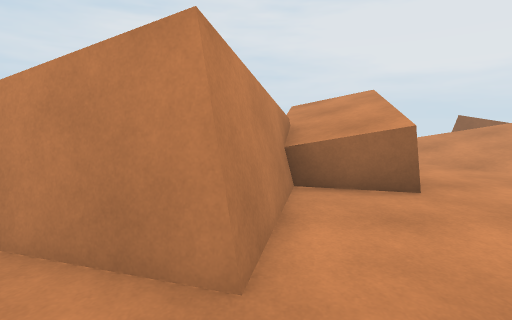
view 1 (above)

19 first-person views from a walk through a scene from a Unity 3-D project. The camera is 1.3 m above the floor, tilts 8° down and sees 85° across. The floor is counted in squares, 1 m on a side. Each view is taken from the middle of a square. On the plan, view 1 faces up. The plan holds only what a view shows up to about 13 squares ahead; the rest is blank. The place goes on beyond the plan. The player character is not drawn.

view 2
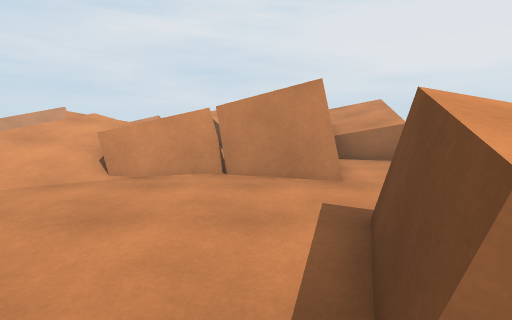

view 3
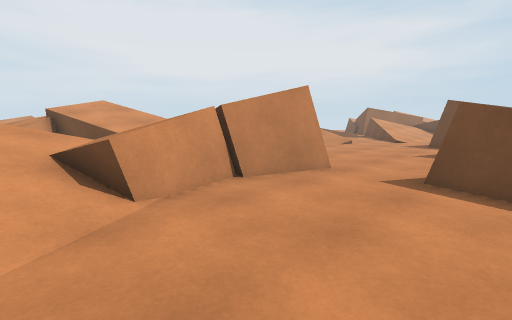

view 4
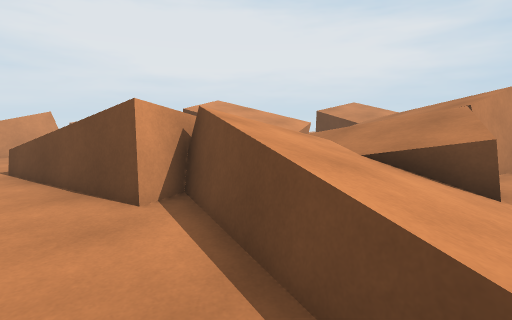

view 5
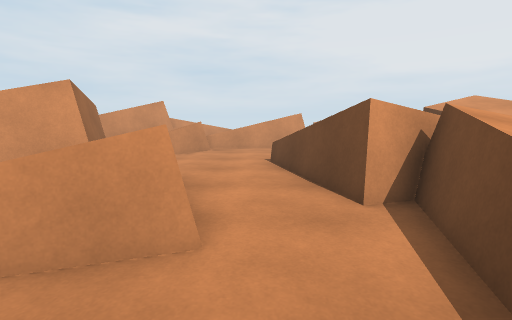

view 6
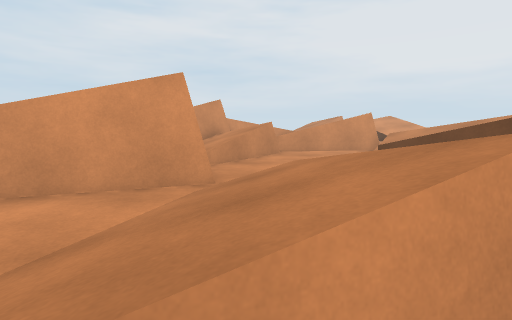

view 7
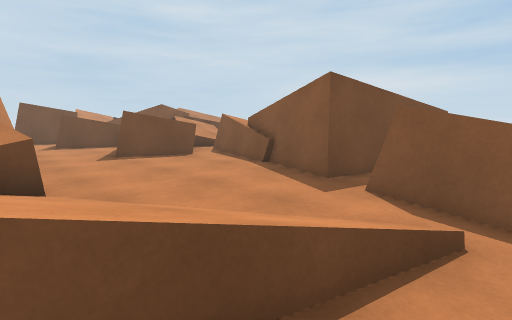

view 8
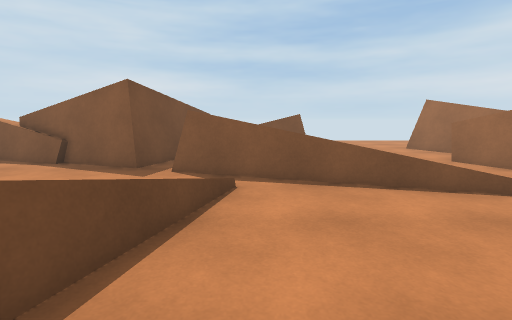

view 9
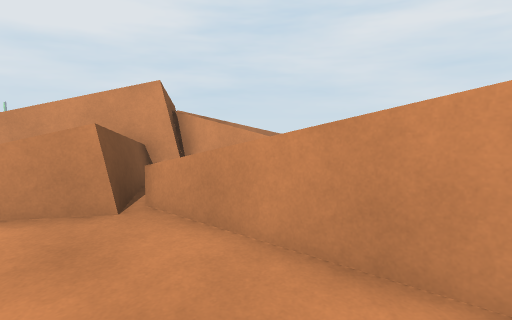

view 10
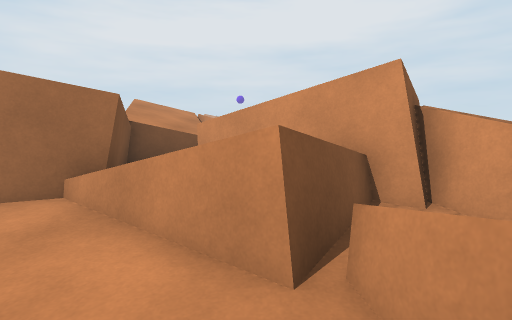

view 11
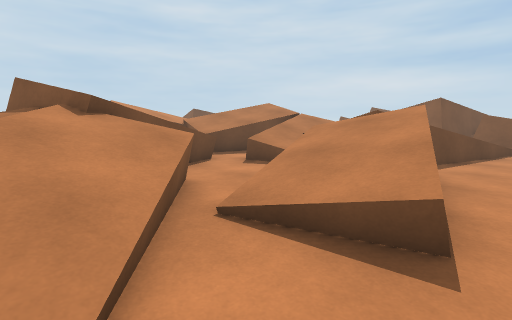

view 12
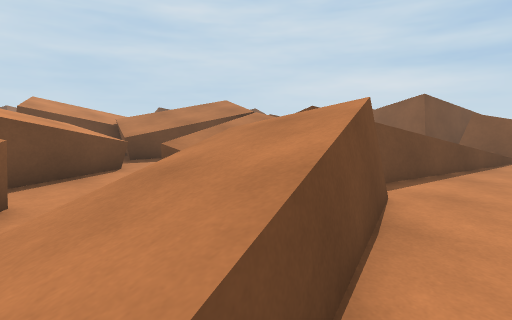

view 13
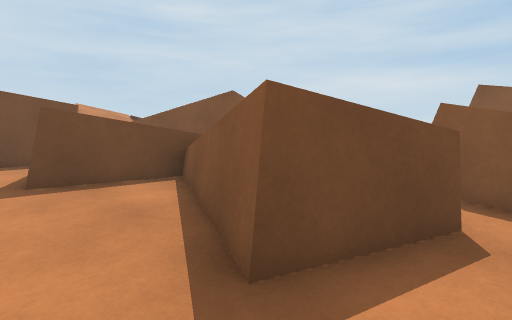

view 14
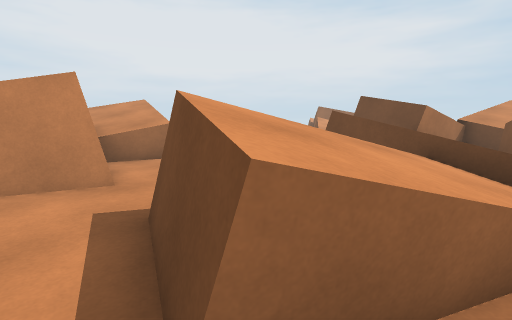

view 15
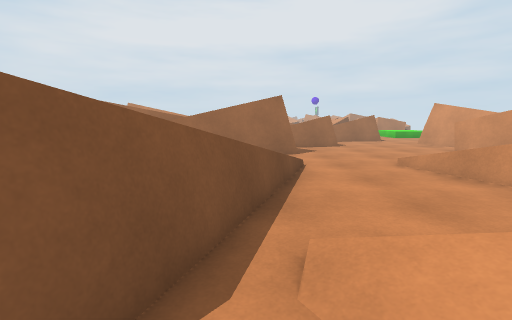

view 16
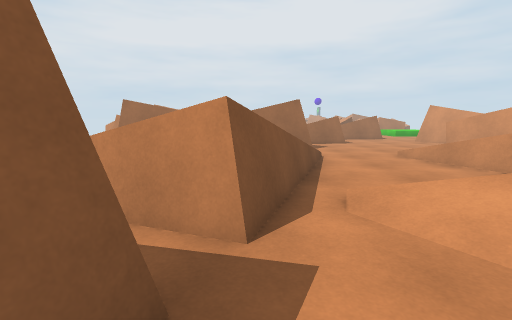

view 17
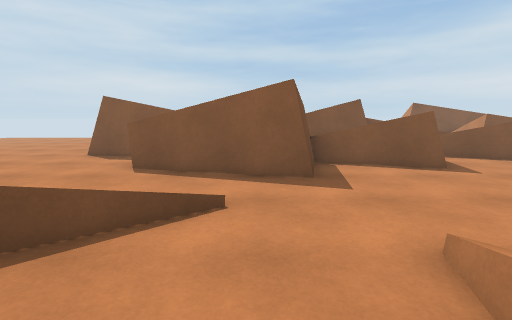

view 18
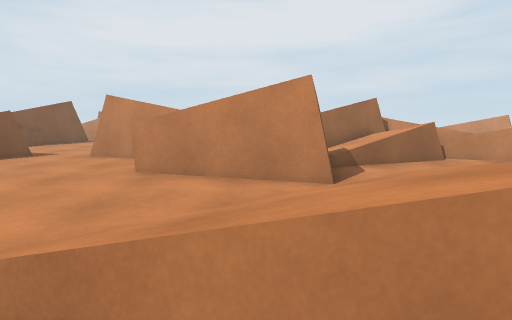

view 19
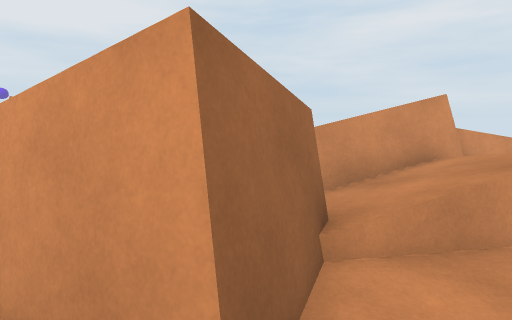

### Floor plan
Key: @ floor where view 1 was taken; # wall or solid block; x gap in a wall; . main floor; : floor 0.25 m higher than the main floor; + floor 0.5 m higher than the main floor; * floor 0.75 m higher than the main floor; % floor 1 m higher than the main floor; / step, stairs or slope; = window, fence, low wall or low ledge; ^ raised ledge.
Columns run from 19 left of view 1 to 20 right of it. Each row starts with its distance up from view 1.
 21   =
 20   =
 19
 18 ==  ##==  =
 17  x #===#  =
 16   #### ####=#       ^
 15   =======..==      ^..
 14  #=#*==...///=     ^=.
 13  #=+#=....//////^^ %=.
 12 = ##=.......//#^^^ *=..
 11 ^^##.....///.//^^^#:##..//
 10 ^  #.....=//...^^^^ ###.////
  9   ^#/....=//=...^^^ ^^##////=
  8 ^^#.///..////...^=  ^^^#.///=.
  7  ...///...// //=.^^^^^^...//.
  6   ..///=.../==/=x^^^^^^...//....
  5    ////=..=///// ^^^^^^......../
  4 ... /=/...=/////^^^#........../
  3 .../......///=/##^##...............
  2 ........./////......................
  1 .........#//................####.....
  0 #  //....//........@....#=..#  ##....
 -1 #    /==...........##..#=#==#   =.....
 -2 ^^.     /==.......^^^^^=    # ##= =....
 -3  ^.      /###.....^^^^^=    #     =#....
 -4  ^.      /######^..^^^^  ###        ....

Positions as (right, up) in squares from view 1, and headings:
1: (0, 0), facing up
2: (-2, -4), facing up
3: (-7, -2), facing up-right
4: (-11, 2), facing up-right
5: (-11, 2), facing up
6: (-14, 3), facing up
7: (-11, 3), facing down-right
8: (-11, 5), facing down
9: (-9, 13), facing up-left
10: (-11, 14), facing left
11: (-11, 14), facing down-right
12: (-11, 11), facing down-right
13: (-2, 1), facing down-right
14: (-2, -4), facing up-right
15: (-8, -1), facing left
16: (-6, -2), facing left
17: (10, 8), facing down
18: (10, 8), facing left
19: (-14, 8), facing up-left
